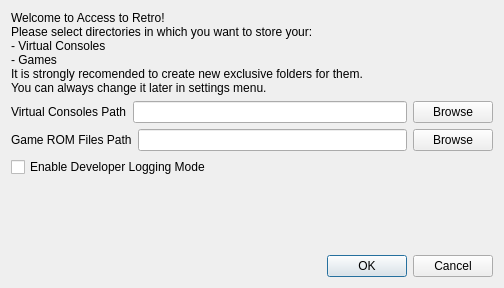
<?xml version="1.0" encoding="UTF-8"?>
<ui version="4.0">
 <class>ar::gui::first_time_setup_dialog</class>
 <widget class="QDialog" name="ar::gui::first_time_setup_dialog">
  <property name="geometry">
   <rect>
    <x>0</x>
    <y>0</y>
    <width>504</width>
    <height>288</height>
   </rect>
  </property>
  <property name="windowTitle">
   <string>First Time Setup</string>
  </property>
  <property name="windowIcon">
   <iconset resource="../../../resources/resources.qrc">
    <normaloff>:/appicon.ico</normaloff>:/appicon.ico</iconset>
  </property>
  <layout class="QVBoxLayout" name="verticalLayout_2">
   <item>
    <widget class="QLabel" name="label">
     <property name="text">
      <string>Welcome to Access to Retro!
Please select directories in which you want to store your:
- Virtual Consoles
- Games
It is strongly recomended to create new exclusive folders for them.
You can always change it later in settings menu.</string>
     </property>
    </widget>
   </item>
   <item>
    <layout class="QVBoxLayout" name="verticalLayout">
     <item>
      <layout class="QHBoxLayout" name="horizontalLayout">
       <item>
        <widget class="QLabel" name="label_2">
         <property name="text">
          <string>Virtual Consoles Path</string>
         </property>
        </widget>
       </item>
       <item>
        <widget class="QLineEdit" name="vc_path_textbox"/>
       </item>
       <item>
        <widget class="QPushButton" name="vc_path_browse_button">
         <property name="text">
          <string>Browse</string>
         </property>
        </widget>
       </item>
      </layout>
     </item>
     <item>
      <layout class="QHBoxLayout" name="horizontalLayout_2">
       <item>
        <widget class="QLabel" name="label_3">
         <property name="text">
          <string>Game ROM Files Path</string>
         </property>
        </widget>
       </item>
       <item>
        <widget class="QLineEdit" name="games_path_textbox"/>
       </item>
       <item>
        <widget class="QPushButton" name="games_path_browse_button">
         <property name="text">
          <string>Browse</string>
         </property>
        </widget>
       </item>
      </layout>
     </item>
     <item>
      <widget class="QCheckBox" name="dev_mode_checkbox">
       <property name="text">
        <string>Enable Developer Logging Mode</string>
       </property>
      </widget>
     </item>
    </layout>
   </item>
   <item>
    <spacer name="verticalSpacer">
     <property name="orientation">
      <enum>Qt::Vertical</enum>
     </property>
     <property name="sizeHint" stdset="0">
      <size>
       <width>20</width>
       <height>40</height>
      </size>
     </property>
    </spacer>
   </item>
   <item>
    <widget class="QDialogButtonBox" name="buttonBox">
     <property name="orientation">
      <enum>Qt::Horizontal</enum>
     </property>
     <property name="standardButtons">
      <set>QDialogButtonBox::Cancel|QDialogButtonBox::Ok</set>
     </property>
    </widget>
   </item>
  </layout>
 </widget>
 <resources>
  <include location="../../../resources/resources.qrc"/>
 </resources>
 <connections>
  <connection>
   <sender>buttonBox</sender>
   <signal>accepted()</signal>
   <receiver>ar::gui::first_time_setup_dialog</receiver>
   <slot>accept()</slot>
   <hints>
    <hint type="sourcelabel">
     <x>248</x>
     <y>254</y>
    </hint>
    <hint type="destinationlabel">
     <x>157</x>
     <y>274</y>
    </hint>
   </hints>
  </connection>
  <connection>
   <sender>buttonBox</sender>
   <signal>rejected()</signal>
   <receiver>ar::gui::first_time_setup_dialog</receiver>
   <slot>reject()</slot>
   <hints>
    <hint type="sourcelabel">
     <x>316</x>
     <y>260</y>
    </hint>
    <hint type="destinationlabel">
     <x>286</x>
     <y>274</y>
    </hint>
   </hints>
  </connection>
 </connections>
</ui>
